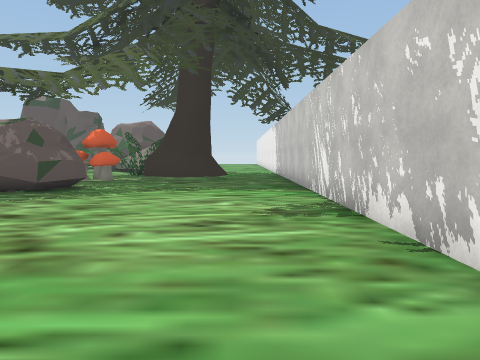
[1] (above)

24 first-person views from a walk through a scene from a Unity 3-D project. The camera is 1.5 m above the floor, tilts 4° down and sees 70° across. The floor is counted in squares, 2 m on a side. Each view is taken from the middle of a square. On the plan, view 1 faces up. The plan holds only what a view shows up to about 11 squares ahead; the rest is blank. The place goes on beyond the plan. Some animated figures are not drawn. Some surface patterns are stand-ins.

[2]
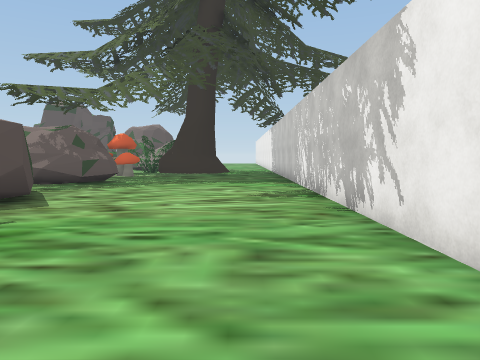

[3]
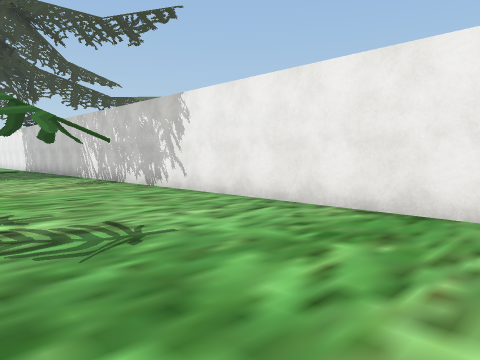

[4]
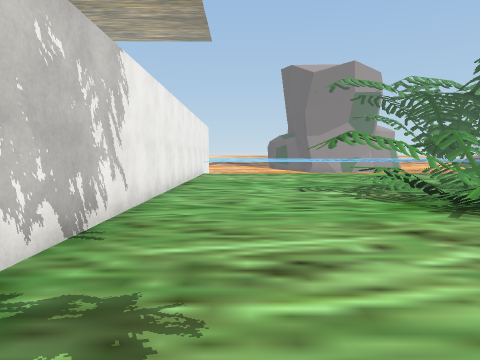

[5]
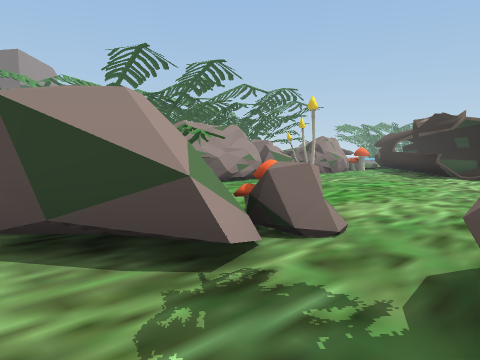

[6]
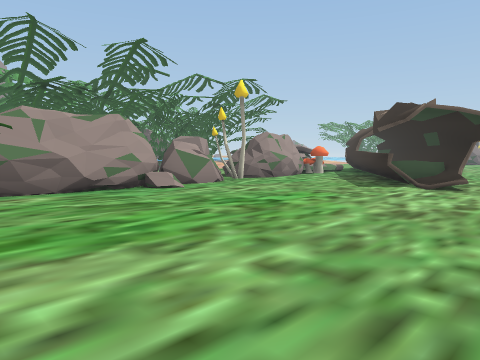

[7]
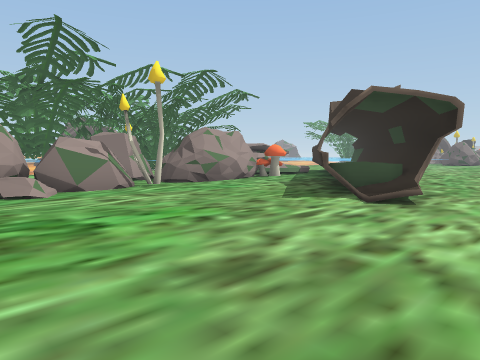

[8]
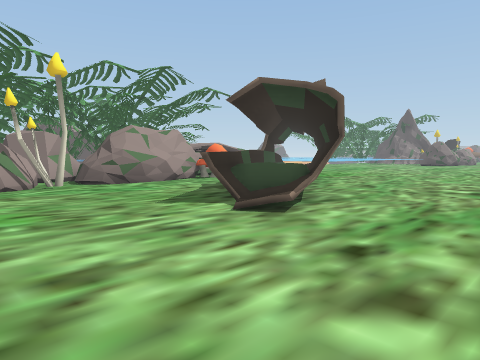

[9]
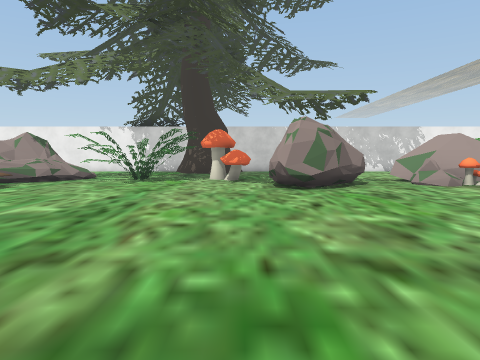

[10]
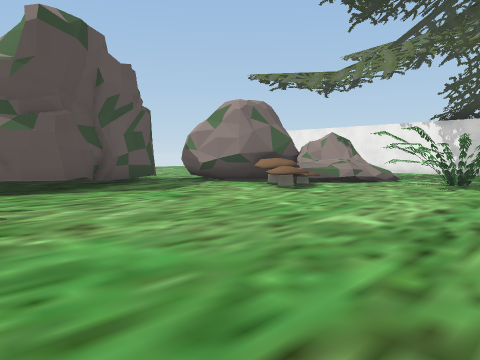

[11]
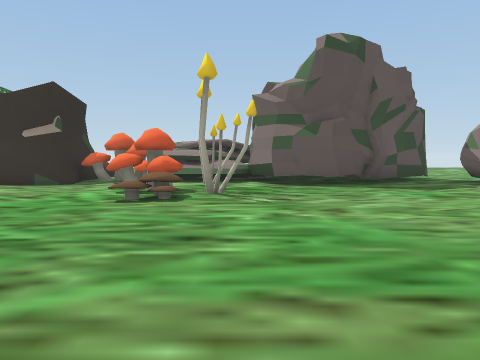

[12]
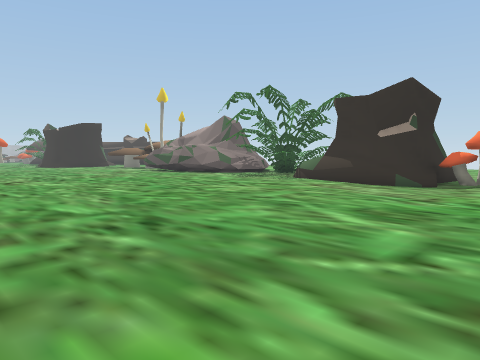

[13]
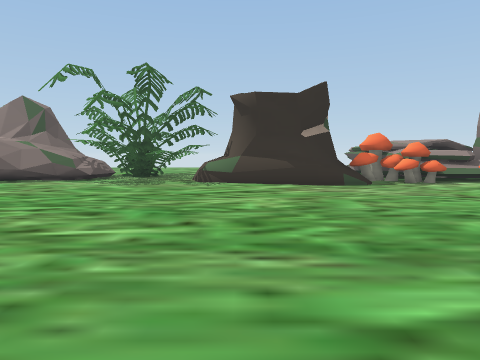

[14]
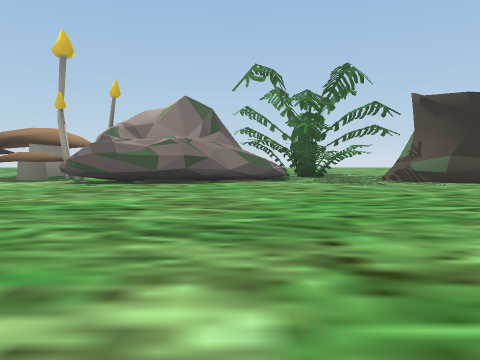

[15]
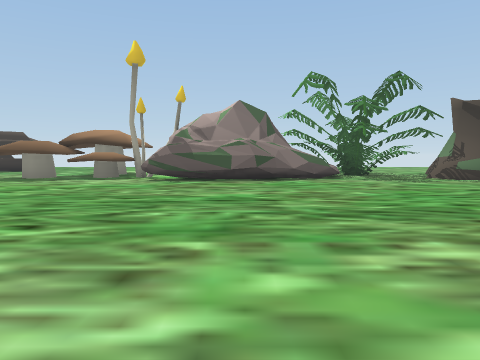

[16]
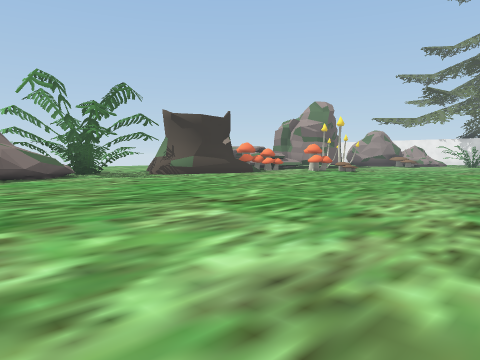

[17]
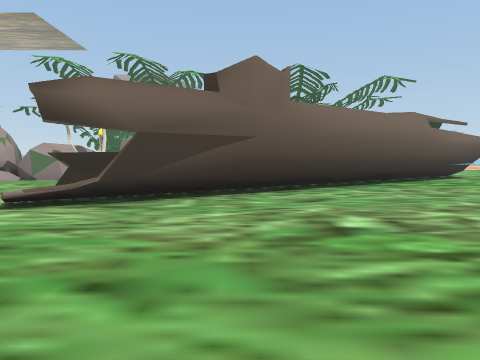

[18]
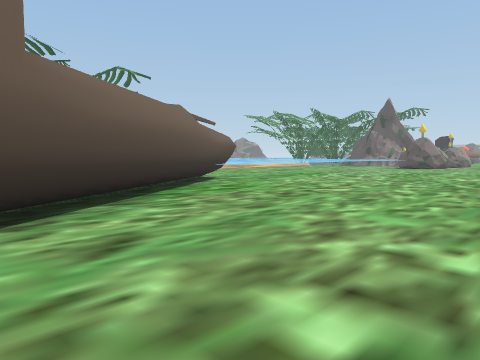

[19]
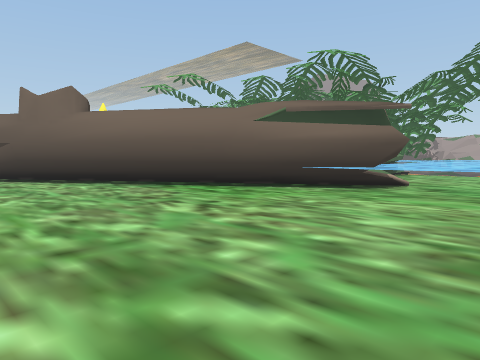

[20]
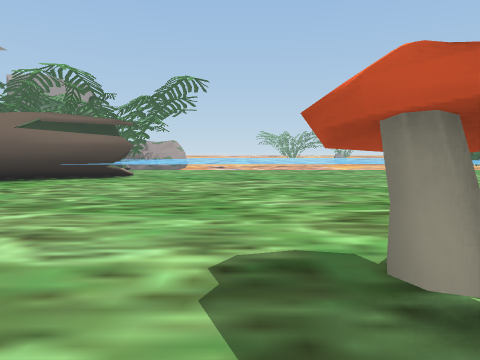

[21]
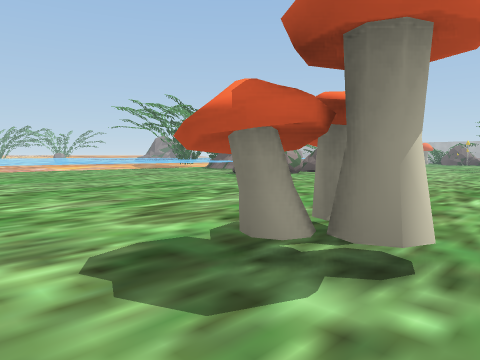

[22]
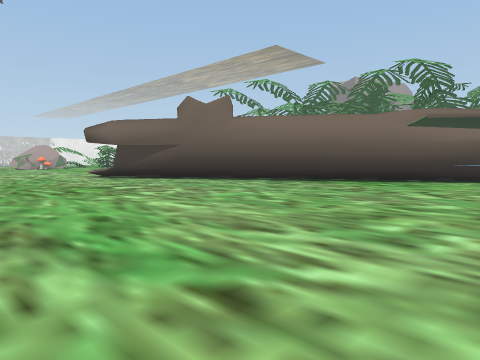

[23]
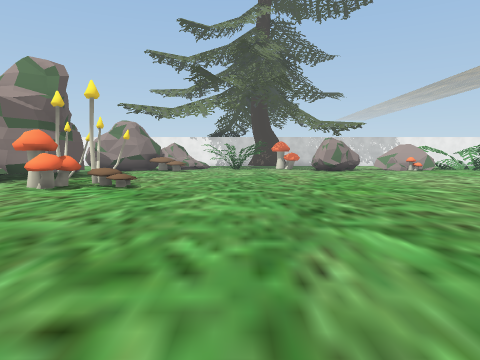

[24]
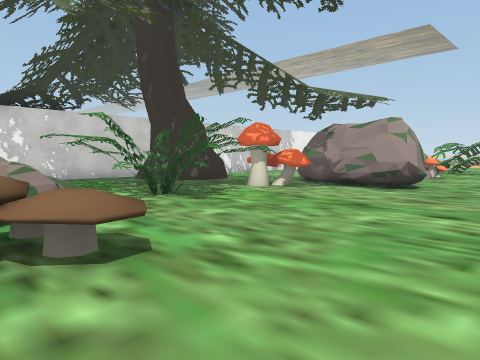

### Floor plan
Key: @ floor where view 1 was taken; # wall or solid block; x gap in a wall; . main floor; : floor 1.75 m higher than the main floor; / step, stairs or slope; = window, fence, low wall or low ledge; ≈ water the walk keeps out of; ^ raised ledge; M mushroom; R rock.
Columns run from 35 left of view 1 to 2 right of it. Each row starts with its distance up from view 1.
 21 ##     #=   ##  #.M:/
 20 ^^#####^.. .^####.M//=#####.#
 19 ..............#= .....###...#
 18 ....................M.......##
 17 ...................M.M.......#RR
 16 ....................M.......M.RR
 15  ..............................      #
 14  .............................###... #
 13   ...........................####....#
 12    ..........................  ####. #
 11    .............................###..#
 10   ............................MM.#...#
  9  ..#........................###......#
  8  .##........................####.....#
  7 .............................###.....#
  6 .....................................#
  5 .................##=.........RR#.....#
  4 ................####.........MRR.....#
  3 ..............######........ # R ....#
  2 .............##=##..........    x....#
  1 ...........######..........     ==...#
  0 ..........##    ........R.#        @.#
 -1 ≈≈≈≈≈≈≈≈≈##      ###.MR#####       ..#
 -2   ≈≈  ≈≈≈≈         #.RR           ...#
 -3        ≈≈≈         #R            ....#
 -4        ≈≈≈         RRR          .....#
 -5        ≈≈≈                      .....#

Positions as (right, up) in squares from view 1, and headings:
1: (0, 0), facing up
2: (0, -2), facing up
3: (-3, -5), facing up-right
4: (0, 6), facing down
5: (-3, 7), facing down-left
6: (-7, 7), facing down-left
7: (-10, 7), facing down-left
8: (-12, 8), facing down-left
9: (-15, 10), facing right
10: (-14, 11), facing up-right
11: (-14, 10), facing up
12: (-16, 10), facing up-left
13: (-22, 10), facing up
14: (-28, 10), facing up
15: (-30, 9), facing up
16: (-31, 8), facing up-right
17: (-19, 10), facing down
18: (-19, 7), facing down-left
19: (-30, 6), facing down-right
20: (-31, 10), facing down
21: (-30, 10), facing down-left
22: (-28, 10), facing down-right
23: (-24, 13), facing right
24: (-10, 17), facing down-right
